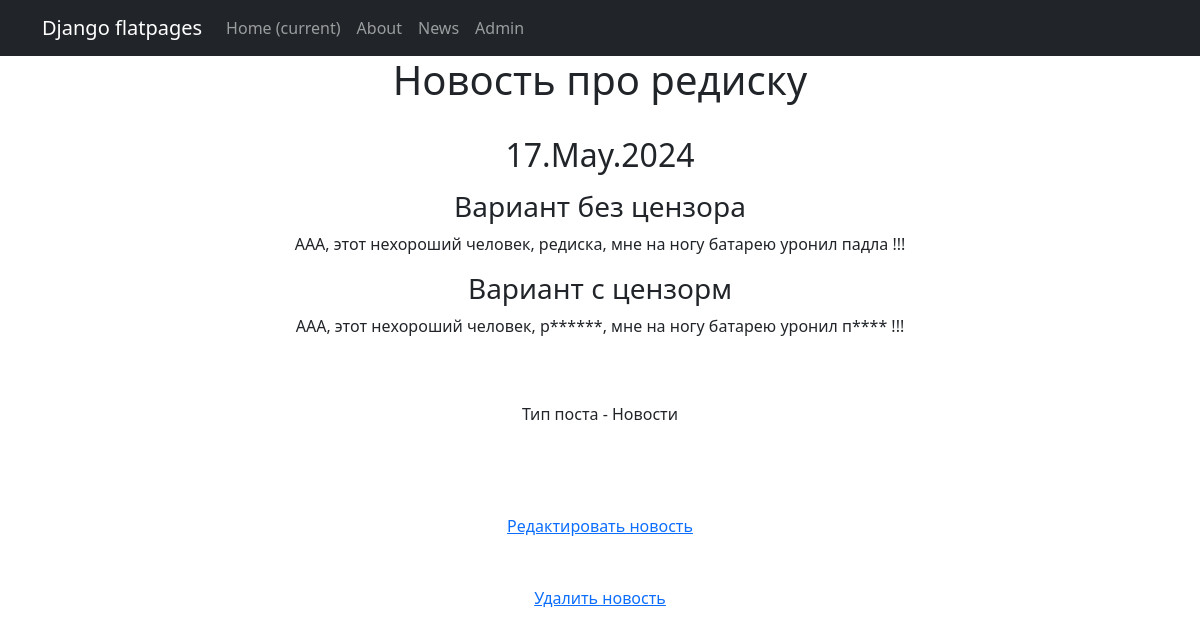
Page /news/4 on the earlier database version.
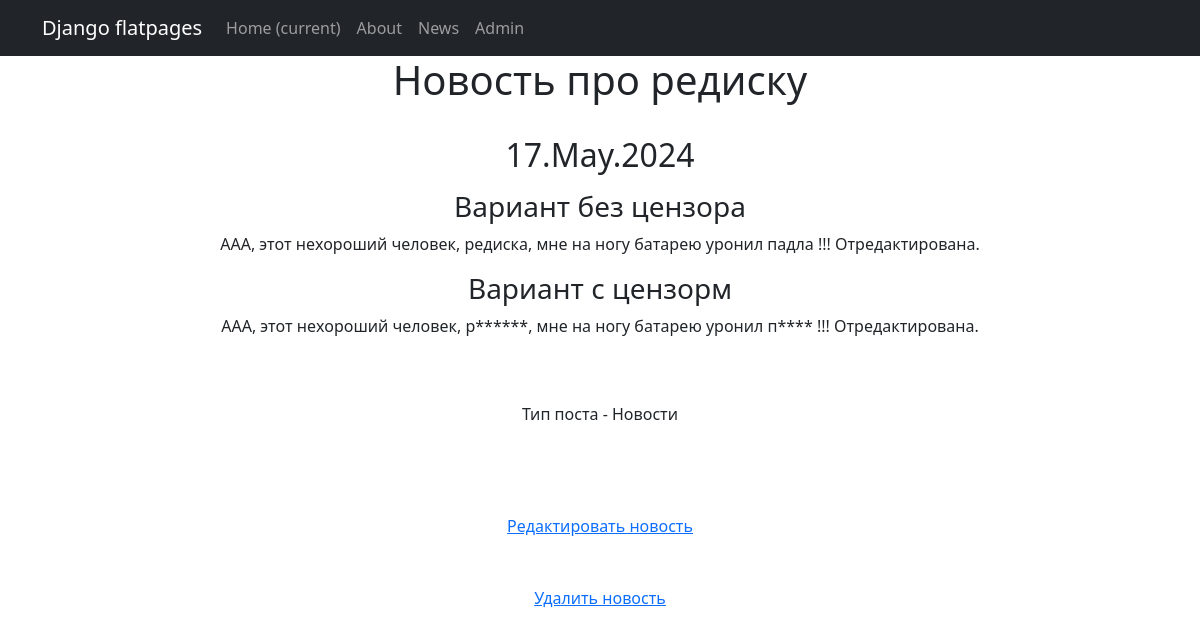
Same page on the later database version.
### NewsPortal_app/models.py (models this page shows, shortened)
class Post(models.Model):
    TYPE_POST = [
        ('N', "Новости"),
        ('A', "Статья")
    ]
    type_post = models.CharField(max_length=1, choices=TYPE_POST, default='A')
    time_create = models.DateTimeField(auto_now_add=True)
    post_title = models.CharField(max_length=255)
    post_content = models.TextField()
    post_rating = models.IntegerField(default=0)
    author = models.ForeignKey(Author, on_delete=models.CASCADE)
    post_category = models.ManyToManyField(Category, through='PostCategory')

### NewsPortal_app/views.py (the view)
# urls.py: path('<pk>', PostDetailView.as_view(), name='post_detail'),
class PostDetailView(DetailView):
    model = Post
    template_name = 'post.html'
    context_object_name = 'post'

### templates/post.html (shortened to what this page needs)
{% extends 'flatpages/default.html'%}
{% load custom_filters %}
{% block content%}
<h1>{{ post.post_title }}</h1>
<br>
<h2>{{post.time_create|date:'d.M.Y'}}</h2>
<p>
    <h3>Вариант без цензора</h3>
    {{post.post_content}}
</p>
<p>
    <h3>Вариант c цензорм</h3>
    {{post.post_content|censor}}
</p>
<br><br>
<p>Тип поста   -  {{post.get_type_post_display}}</p>
<br>
<br>
<br>
{% if post.type_post == 'N'%}
    <a href="/news/news/{{post.pk}}/edit">Редактировать новость</a>
{% else %}
    <a href="/news/articles/{{post.pk}}/edit">Редактировать статью</a>
{% endif %}
<br><br><br>
{% if post.type_post == 'N'%}
    <a href="/news/news/{{post.pk}}/delete">Удалить новость</a>
{% else %}
    <a href="/news/articles/{{post.pk}}/delete">Удалить статью</a>
{% endif %}
{% endblock content%}

Differences in the rows shown:
changed Post "Новость про редиску": post_content "ААА, этот нехороший человек, редиска, мне на ногу батарею уронил падла !!!" → "ААА, этот нехороший человек, редиска, мне на ногу батарею уронил падла !!! Отредактирована."; post_content|censor "ААА, этот нехороший человек, р******, мне на ногу батарею уронил п**** !!!" → "ААА, этот нехороший человек, р******, мне на ногу батарею уронил п**** !!! Отредактирована."
